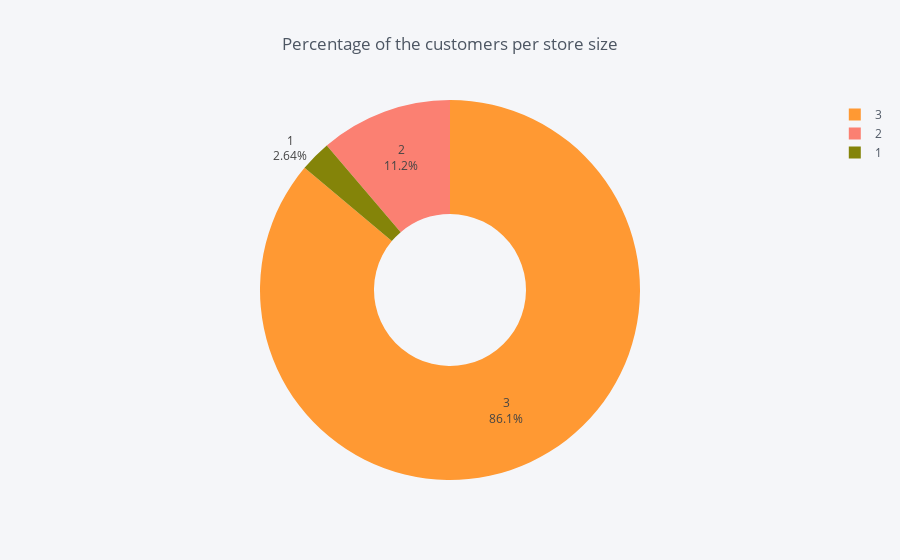

The notebook cell saved with this chart:
### Code cell
Store.iplot(kind="pie",
            labels="Size",
            values="Daily_Customer_Count",
            textinfo='percent+label', hole=.4, title="Percentage of the customers per store size")
plt.show()

### Figure 1 — Plotly figure (JSON) as saved in the notebook; plotly's stock layout.template omitted (floating-point values rounded to 4 significant figures; data arrays with more than 128 entries replaced by an {"elided": "..."} marker saying what was removed)
{"data": [{"hole": 0.4, "labels": {"elided": "896 int values"}, "marker": {"colors": {"elided": "896 str values"}}, "name": "", "textinfo": "percent+label", "type": "pie", "values": {"elided": "896 int values"}}], "layout": {"legend": {"bgcolor": "#F5F6F9", "font": {"color": "#4D5663"}}, "paper_bgcolor": "#F5F6F9", "plot_bgcolor": "#F5F6F9", "title": "Percentage of the customers per store size", "titlefont": {"color": "#4D5663"}}}
